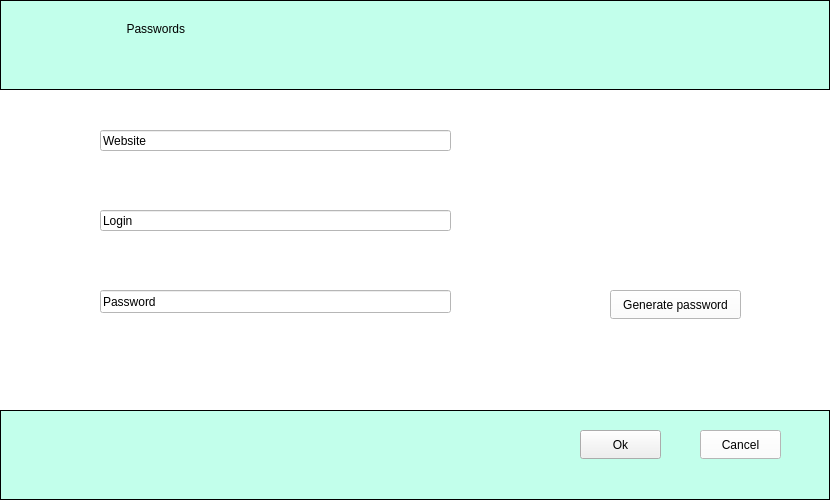
<?xml version="1.0" encoding="UTF-8"?>
<ui version="4.0">
 <class>AddPass</class>
 <widget class="QMainWindow" name="AddPass">
  <property name="enabled">
   <bool>true</bool>
  </property>
  <property name="geometry">
   <rect>
    <x>0</x>
    <y>0</y>
    <width>830</width>
    <height>501</height>
   </rect>
  </property>
  <property name="minimumSize">
   <size>
    <width>830</width>
    <height>501</height>
   </size>
  </property>
  <property name="maximumSize">
   <size>
    <width>830</width>
    <height>501</height>
   </size>
  </property>
  <property name="windowTitle">
   <string>Add Password</string>
  </property>
  <widget class="QWidget" name="centralwidget">
   <widget class="QFrame" name="verticalFrame">
    <property name="enabled">
     <bool>true</bool>
    </property>
    <property name="geometry">
     <rect>
      <x>0</x>
      <y>0</y>
      <width>830</width>
      <height>501</height>
     </rect>
    </property>
    <property name="minimumSize">
     <size>
      <width>100</width>
      <height>100</height>
     </size>
    </property>
    <property name="maximumSize">
     <size>
      <width>830</width>
      <height>501</height>
     </size>
    </property>
    <property name="styleSheet">
     <string notr="true">background-color: rgb(255, 255, 255);</string>
    </property>
    <widget class="QPushButton" name="pushButtonCancel">
     <property name="geometry">
      <rect>
       <x>700</x>
       <y>430</y>
       <width>81</width>
       <height>29</height>
      </rect>
     </property>
     <property name="cursor">
      <cursorShape>OpenHandCursor</cursorShape>
     </property>
     <property name="text">
      <string>Cancel</string>
     </property>
    </widget>
    <widget class="QFrame" name="formFrame">
     <property name="geometry">
      <rect>
       <x>0</x>
       <y>410</y>
       <width>830</width>
       <height>90</height>
      </rect>
     </property>
     <property name="maximumSize">
      <size>
       <width>830</width>
       <height>90</height>
      </size>
     </property>
     <property name="styleSheet">
      <string notr="true">background-color: rgb(194, 255, 235);
</string>
     </property>
     <property name="frameShape">
      <enum>QFrame::Panel</enum>
     </property>
     <layout class="QFormLayout" name="formLayout"/>
    </widget>
    <widget class="QFrame" name="formFrame_2">
     <property name="enabled">
      <bool>true</bool>
     </property>
     <property name="geometry">
      <rect>
       <x>0</x>
       <y>0</y>
       <width>830</width>
       <height>90</height>
      </rect>
     </property>
     <property name="maximumSize">
      <size>
       <width>830</width>
       <height>90</height>
      </size>
     </property>
     <property name="styleSheet">
      <string notr="true">background-color: rgb(194, 255, 235);
</string>
     </property>
     <property name="frameShape">
      <enum>QFrame::Panel</enum>
     </property>
    </widget>
    <widget class="QLabel" name="label_main">
     <property name="geometry">
      <rect>
       <x>20</x>
       <y>10</y>
       <width>798</width>
       <height>37</height>
      </rect>
     </property>
     <property name="whatsThis">
      <string>&lt;html&gt;&lt;head/&gt;&lt;body&gt;&lt;p align=&quot;center&quot;&gt;Passwords&lt;/p&gt;&lt;/body&gt;&lt;/html&gt;</string>
     </property>
     <property name="styleSheet">
      <string notr="true">font: 75 18pt &quot;MS Shell Dlg 2&quot;;
background-color: rgb(194, 255, 235);
</string>
     </property>
     <property name="text">
      <string>                                Passwords</string>
     </property>
    </widget>
    <widget class="QWidget" name="pasWrapper" native="true">
     <property name="geometry">
      <rect>
       <x>100</x>
       <y>280</y>
       <width>351</width>
       <height>61</height>
      </rect>
     </property>
     <property name="lineEdit_3" stdset="0">
      <string/>
     </property>
     <widget class="QLineEdit" name="pasInput_Password">
      <property name="enabled">
       <bool>true</bool>
      </property>
      <property name="geometry">
       <rect>
        <x>0</x>
        <y>10</y>
        <width>351</width>
        <height>23</height>
       </rect>
      </property>
      <property name="text">
       <string>Password</string>
      </property>
     </widget>
    </widget>
    <widget class="QWidget" name="emailWrapper" native="true">
     <property name="geometry">
      <rect>
       <x>100</x>
       <y>190</y>
       <width>351</width>
       <height>61</height>
      </rect>
     </property>
     <property name="lineEdit_3" stdset="0">
      <string/>
     </property>
     <widget class="QLineEdit" name="emailInput_Login">
      <property name="geometry">
       <rect>
        <x>0</x>
        <y>20</y>
        <width>351</width>
        <height>21</height>
       </rect>
      </property>
      <property name="text">
       <string>Login</string>
      </property>
     </widget>
    </widget>
    <widget class="QWidget" name="emailWrapper_2" native="true">
     <property name="geometry">
      <rect>
       <x>100</x>
       <y>110</y>
       <width>351</width>
       <height>61</height>
      </rect>
     </property>
     <property name="lineEdit_3" stdset="0">
      <string/>
     </property>
     <widget class="QLineEdit" name="emailInput_Website">
      <property name="geometry">
       <rect>
        <x>0</x>
        <y>20</y>
        <width>351</width>
        <height>21</height>
       </rect>
      </property>
      <property name="text">
       <string>Website</string>
      </property>
     </widget>
    </widget>
    <widget class="QPushButton" name="pushButtonGenerate">
     <property name="geometry">
      <rect>
       <x>610</x>
       <y>290</y>
       <width>131</width>
       <height>29</height>
      </rect>
     </property>
     <property name="cursor">
      <cursorShape>OpenHandCursor</cursorShape>
     </property>
     <property name="text">
      <string>Generate password</string>
     </property>
    </widget>
    <zorder>formFrame_2</zorder>
    <zorder>label_main</zorder>
    <zorder>formFrame</zorder>
    <zorder>pushButtonCancel</zorder>
    <zorder>pasWrapper</zorder>
    <zorder>emailWrapper</zorder>
    <zorder>emailWrapper_2</zorder>
    <zorder>pushButtonGenerate</zorder>
   </widget>
   <widget class="QPushButton" name="pushButtonOk">
    <property name="geometry">
     <rect>
      <x>580</x>
      <y>430</y>
      <width>81</width>
      <height>29</height>
     </rect>
    </property>
    <property name="cursor">
     <cursorShape>OpenHandCursor</cursorShape>
    </property>
    <property name="text">
     <string>Ok</string>
    </property>
   </widget>
  </widget>
 </widget>
 <resources/>
 <connections/>
</ui>
